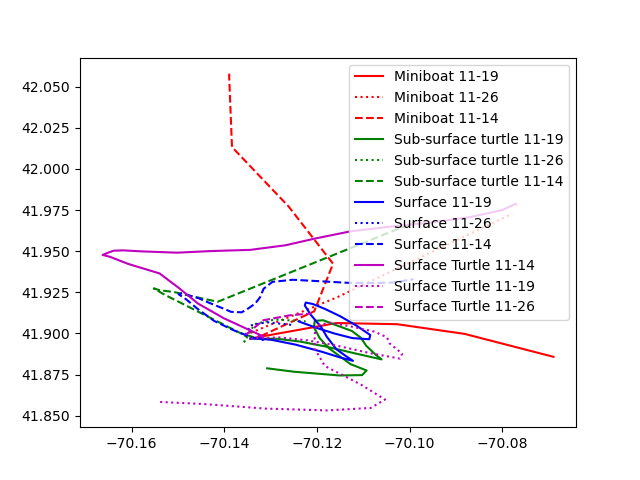

Recreate this plot in Python.
# -*- coding: utf-8 -*-
"""
Created on Wed Apr  7 14:23:08 2021
Routine to plot Felicia's multiple-drifter-type tracks

@author: James.manning
"""
import pandas as pd
import numpy as np
from matplotlib import pyplot as plt
df=pd.read_csv('2019_DrifterData_GoodClusters.csv') # makes a dataframe
df['datetime']=pd.to_datetime(df['Date']+' '+df['Time']) # forms a "datetime" variable (not needed yet) from the two columns
jc=0
colors=['r','g','b','m'] # colors to distinguish types
linetype=['-',':','--']    
for j in np.unique(df['Type'].dropna()): # loop through unique types
        dft=df[df['Type']==j]# just this type
        jd=0
        for i in np.unique(dft['Deployment ID']): # loop through unique deployments
            dfid=dft[dft['Deployment ID']==i] # just this deployment id
            plt.plot(dfid['Longitude'],dfid['Latitude'],linestyle=linetype[jd],label=j+' '+dfid['datetime'].values[0].astype(str)[5:10],color=colors[jc])# colors by type
            jd=jd+1
        jc=jc+1
plt.legend()
plt.savefig('plot_multitype_tracks.png')